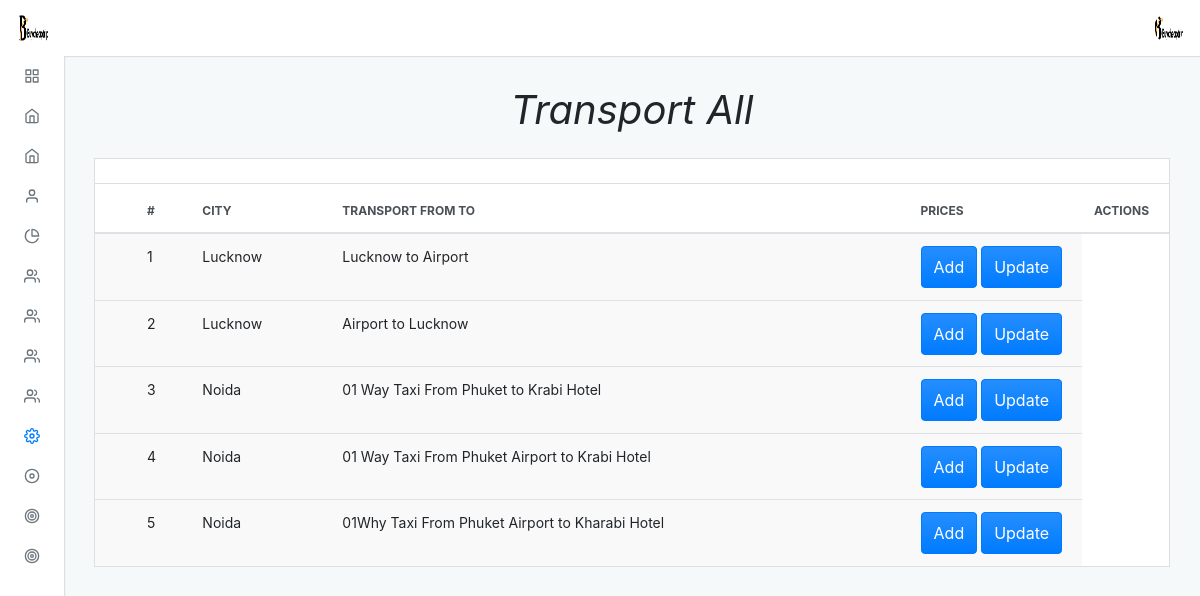
The app's page /admin/default/transport_all.php (signed in) with its own data.
### tables this page shows
CREATE TABLE `transport` (
  `trans_id` int(11) NOT NULL,
  `transport_name` varchar(150) NOT NULL,
  `prices` double NOT NULL,
  `tcity_id` int(11) NOT NULL
);

CREATE TABLE `cities` (
  `city_id` int(11) NOT NULL,
  `city_name` varchar(100) NOT NULL
);

### admin/default/transport_all.php (the view, shortened to what this page needs)
<?php
include "../../connection.php";
?>
<?php $page = "setting";
include("./incluede/header.php") ?>
<div class="adminx-content">
    <div class="adminx-main-content">
        <div class="container-fluid">
            <div class="pb-3">
                <h1><b><i>Transport All</i></b></h1>
            </div>
            <div class="row">
                <div class="col">
                    <div class="card mb-grid">
                        <div class="card-header d-flex justify-content-between align-items-center">
                        </div>
                        <div class="table-responsive-md">
                            <table class="table table-actions table-striped table-hover mb-0">
                                <thead>
                                    <tr>
                                        <th scope="col">
                                            <label class="custom-control custom-checkbox m-0 p-0">
                                            </label>
                                        </th>
                                        <th scope="col">#</th>
                                        <th scope="col">City</th>
                                        <th scope="col">Transport From To</th>
                                        <th scope="col">Prices</th>
                                        <th scope="col">Actions</th>
                                    </tr>
                                </thead>
                                <tbody>
                                    <?php
                                    $query = "SELECT transport.trans_id, transport.transport_name,transport.prices,transport.tcity_id,cities.city_name
                                    FROM transport
                                    JOIN cities ON transport.tcity_id = cities.city_id
                                    ORDER BY cities.city_name ASC";
                                    $res = mysqli_query($conn, $query);
                                    $a = 1;
                                    while ($row = mysqli_fetch_assoc($res)) {
                                    ?>
                                        <tr>
                                            <th scope="row">
                                                <label class="custom-control custom-checkbox m-0 p-0">
                                                </label>
                                            </th>
                                            <td><?php echo $a ?></td>
                                            <td><?php echo $row['city_name'] ?></td>
                                            <td><?php echo $row['transport_name'] ?></td>
                                            <td>
                                                <a href="transport_add"><button type="button" class="btn btn-primary waves-effect waves-light add">Add</button></a>
                                               <a href="transport_update?trans_id=<?php echo $row['trans_id']; ?>"><button type="button" class="btn btn-primary waves-effect waves-light add">Update</button></a>
                                            </td>
                                        <tr>
                                        <?php
                                        ++$a;
                                    }
                                        ?>
                                        <?php include("./incluede/footer.php") ?>

### admin/default/incluede/header.php (shortened to what this page needs)
<!DOCTYPE html>
<html lang="en">
<head>
  <link rel="stylesheet" type="text/css" href="./dist/css/adminx.css" media="screen" />
</head>
<body class=" virat">
  <div class="adminx-container">
    <?php
    $query = "select * from admin_login";
    $result = mysqli_query($conn, $query);
    while ($row = mysqli_fetch_assoc($result)) {
    ?>
      <nav class="navbar navbar-expand justify-content-between fixed-top virat_1">
        <a class="navbar-brand mb-0 h1 d-none d-md-block" href="admin">
          <img src="../upload/<?php echo $row['image']; ?>" class="navbar-brand-image d-inline-block align-top mr-2" class="circle" alt="">
        </a>
        <ul class="navbar-nav d-flex justify-content-end mr-2">
          <li class="nav-item dropdown">
            <a class="nav-link avatar-with-name" id="navbarDropdownMenuLink" data-toggle="dropdown" href="#">
              <img src="../upload/<?php echo $row['image']; ?>" class="d-inline-block align-top" class="rounded" alt="">
            </a>
          </li>
        </ul>
      <?php
    }
      ?>
      </nav>
      <div class="adminx-sidebar expand-hover push">
        <ul class="sidebar-nav">
          <li class="sidebar-nav-item">
            <a href="admin" class="sidebar-nav-link <?php if ($page == 'home') {
                                                      echo 'active';
                                                    } ?>">
              <span class="sidebar-nav-icon">
                <i data-feather="grid"></i>
              </span>
            </a>
          </li>
          <li class="sidebar-nav-item">
            <a class="sidebar-nav-link <?php if ($page == 'thailand') {
                                          echo 'active';
                                        } ?> collapsed" data-toggle="collapse" href="#examplepackage" aria-expanded="false" aria-controls="examplepackage">
              <span class="sidebar-nav-icon">
                <i data-feather="home"></i>
              </span>
            </a>
          </li>
          <li class="sidebar-nav-item">
            <a class="sidebar-nav-link <?php if ($page == 'slider') {
                                          echo 'active';
                                        } ?> collapsed" data-toggle="collapse" href="#example" aria-expanded="false" aria-controls="example">
              <span class="sidebar-nav-icon">
                <i data-feather="home"></i>
              </span>
            </a>
          </li>
          <li class="sidebar-nav-item">
            <a class=" sidebar-nav-link <?php if ($page == 'about') {
                                          echo 'active';
                                        } ?> collapsed" data-toggle="collapse" href="#exampl_a" aria-expanded="false" aria-controls="exampl_a">
              <span class="sidebar-nav-icon">
                <i data-feather="user"></i>
              </span>
            </a>
          </li>
          <li class="sidebar-nav-item">
            <a class=" sidebar-nav-link <?php if ($page == 'our') {
                                          echo 'active';
                                        } ?> collapsed" data-toggle="collapse" href="#examp" aria-expanded="false" aria-controls="examp">
              <span class="sidebar-nav-icon">
                <i data-feather="pie-chart"></i>
              </span>
            </a>
          </li>
          <li class="sidebar-nav-item">
            <a class=" sidebar-nav-link <?php if ($page == 'transport') {
                                          echo 'active';
                                        } ?> collapsed" data-toggle="collapse" href="#exa_team" aria-expanded="false" aria-controls="exa_team">
              <span class="sidebar-nav-icon">
                <i data-feather="users"></i>
              </span>
            </a>
          </li>
          <li class="sidebar-nav-item">
            <a class=" sidebar-nav-link <?php if ($page == 'transport') {
                                          echo 'active';
                                        } ?> collapsed" data-toggle="collapse" href="#exa_team89" aria-expanded="false" aria-controls="exa_team89">
              <span class="sidebar-nav-icon">
                <i data-feather="users"></i>
              </span>
            </a>
          </li>
          <li class="sidebar-nav-item">
            <a class=" sidebar-nav-link <?php if ($page == 'transport') {
                                          echo 'active';
                                        } ?> collapsed" data-toggle="collapse" href="#exa_team99" aria-expanded="false" aria-controls="exa_team99">
              <span class="sidebar-nav-icon">
                <i data-feather="users"></i>
              </span>
            </a>
          </li>
          <li class="sidebar-nav-item">
            <a class=" sidebar-nav-link <?php if ($page == 'users') {
                                          echo 'active';
                                        } ?> collapsed" data-toggle="collapse" href="#exa_team98" aria-expanded="false" aria-controls="exa_team98">
              <span class="sidebar-nav-icon">
                <i data-feather="users"></i>
              </span>
            </a>
          </li>
          <li class="sidebar-nav-item">
            <a class=" sidebar-nav-link <?php if ($page == 'setting') {
                                          echo 'active';
                                        } ?> collapsed" data-toggle="collapse" href="#ex" aria-expanded="false" aria-controls="ex">
              <span class="sidebar-nav-icon">
                <i data-feather="settings"></i>
              </span>
            </a>
            <li class="sidebar-nav-item">
                <a href="../default/users_wallet" class="sidebar-nav-link">
                  <span class="sidebar-nav-abbr">
                    <i data-feather="disc"></i>
                  </span>
                </a>
              </li>
              <li class="sidebar-nav-item">
                <a href="../default/thailand_payment" class="sidebar-nav-link">
                  <span class="sidebar-nav-abbr">
                    <i data-feather="target"></i>
                  </span>
                </a>
              </li>
              <li class="sidebar-nav-item">
                <a href="../default/manage_offer" class="sidebar-nav-link">
                  <span class="sidebar-nav-abbr">
                    <i data-feather="target"></i>
                  </span>
                </a>
              </li>
      </div>

### admin/default/incluede/header.php (style rules this page uses)
.pb-3 { text-align: center; }

### records on screen
transport: cities.city_name "Lucknow", transport_name "Lucknow to Airport"
transport: cities.city_name "Lucknow", transport_name "Airport to Lucknow"
transport: cities.city_name "Noida", transport_name "01 Way Taxi From Phuket to Krabi Hotel"
transport: cities.city_name "Noida", transport_name "01 Way Taxi From Phuket Airport to Krabi Hotel"
transport: cities.city_name "Noida", transport_name "01Why Taxi From Phuket Airport to Kharabi Hotel"
